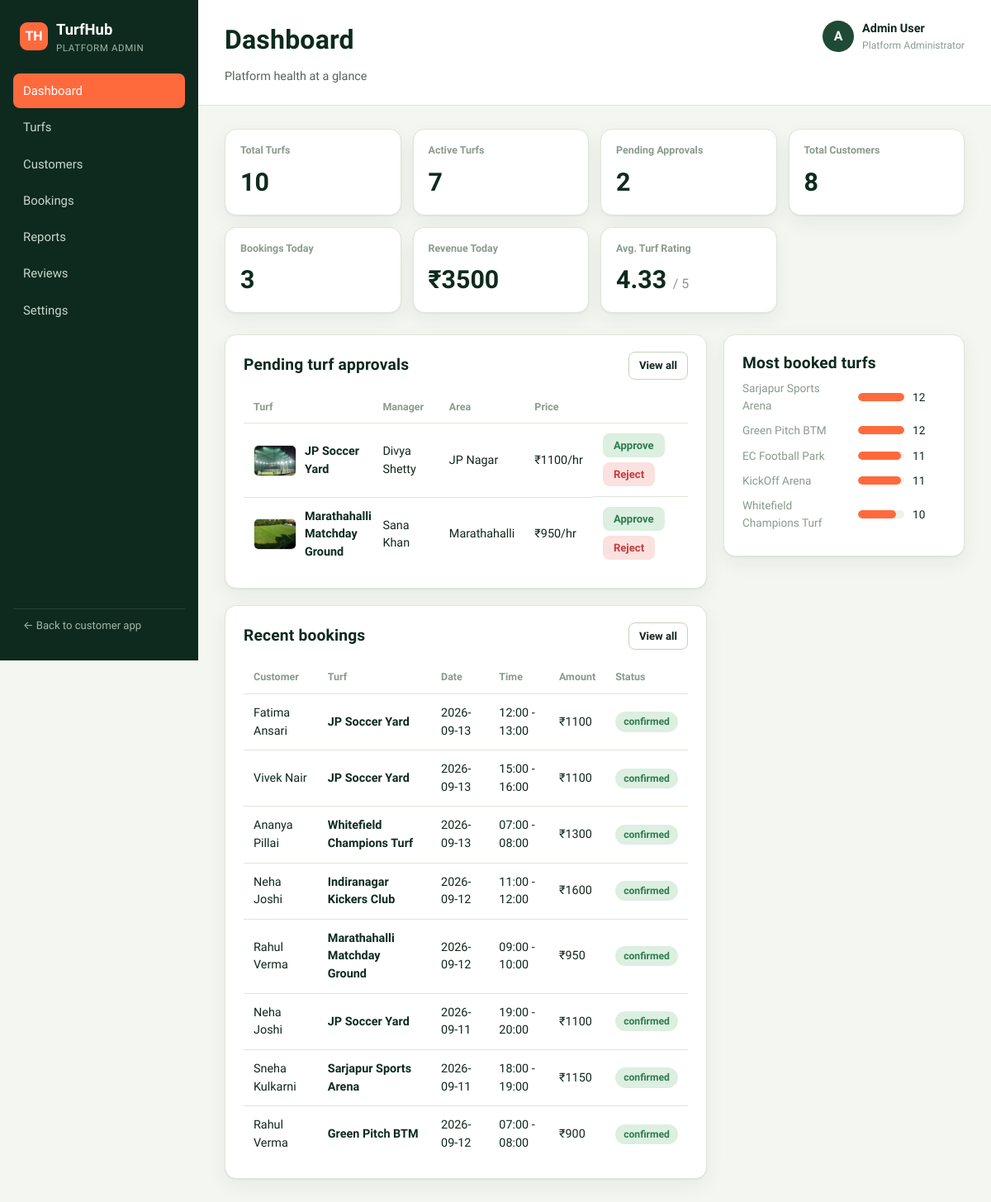
The app's page /admin/ with its own data.
### tables this page shows
CREATE TABLE turfs (
    id INTEGER PRIMARY KEY,
    name TEXT NOT NULL,
    area TEXT NOT NULL,
    address TEXT NOT NULL,
    manager_id INTEGER REFERENCES managers(id),
    price_per_hour INTEGER NOT NULL,
    turf_type TEXT NOT NULL,          -- 5-a-side / 6-a-side / 7-a-side / 11-a-side
    surface_type TEXT NOT NULL,       -- Artificial Turf / Hybrid Grass / Natural Grass
    description TEXT NOT NULL,
    facilities TEXT NOT NULL,         -- comma separated
    opening_time TEXT NOT NULL,
    closing_time TEXT NOT NULL,
    rating REAL NOT NULL,
    status TEXT NOT NULL DEFAULT 'pending',       -- active / pending / suspended
    verified INTEGER NOT NULL DEFAULT 0,
    image TEXT NOT NULL,
    phone TEXT NOT NULL,
    distance_km REAL NOT NULL,
    created_at TEXT NOT NULL
);

CREATE TABLE managers (
    id INTEGER PRIMARY KEY,
    name TEXT NOT NULL,
    email TEXT NOT NULL,
    phone TEXT NOT NULL
);

CREATE TABLE bookings (
    id INTEGER PRIMARY KEY,
    turf_id INTEGER REFERENCES turfs(id),
    customer_id INTEGER REFERENCES customers(id),
    booking_date TEXT NOT NULL,
    time_slot TEXT NOT NULL,
    players INTEGER NOT NULL,
    amount INTEGER NOT NULL,
    status TEXT NOT NULL DEFAULT 'confirmed',  -- confirmed / completed / cancelled
    created_at TEXT NOT NULL
);

CREATE TABLE customers (
    id INTEGER PRIMARY KEY,
    name TEXT NOT NULL,
    email TEXT NOT NULL,
    phone TEXT NOT NULL,
    joined_date TEXT NOT NULL
);

### blueprints/admin/routes.py (the view)
@admin_bp.route("/")
def dashboard():
    conn = get_db()
    stats = {
        "total_turfs": conn.execute("SELECT COUNT(*) n FROM turfs").fetchone()["n"],
        "active_turfs": conn.execute("SELECT COUNT(*) n FROM turfs WHERE status='active'").fetchone()["n"],
        "pending_turfs": conn.execute("SELECT COUNT(*) n FROM turfs WHERE status='pending'").fetchone()["n"],
        "total_customers": conn.execute("SELECT COUNT(*) n FROM customers").fetchone()["n"],
    }
    today_iso = date.today().isoformat()
    stats["bookings_today"] = conn.execute(
        "SELECT COUNT(*) n FROM bookings WHERE booking_date=? AND status!='cancelled'", (today_iso,)
    ).fetchone()["n"]
    stats["revenue_today"] = conn.execute(
        "SELECT COALESCE(SUM(amount),0) s FROM bookings WHERE booking_date=? AND status!='cancelled'",
        (today_iso,),
    ).fetchone()["s"]
    stats["avg_rating"] = conn.execute(
        "SELECT ROUND(AVG(rating),2) a FROM turfs WHERE status='active'"
    ).fetchone()["a"] or 0
    pending_turfs = conn.execute(
        """SELECT turfs.*, managers.name as manager_name FROM turfs
           JOIN managers ON managers.id = turfs.manager_id
           WHERE turfs.status='pending'"""
    ).fetchall()
    recent_bookings = conn.execute(
        """SELECT bookings.*, turfs.name as turf_name, customers.name as customer_name
           FROM bookings
           JOIN turfs ON turfs.id = bookings.turf_id
           JOIN customers ON customers.id = bookings.customer_id
           ORDER BY bookings.created_at DESC LIMIT 8"""
    ).fetchall()
    top_turfs = conn.execute(
        """SELECT turfs.name, turfs.area, COUNT(bookings.id) n
           FROM bookings JOIN turfs ON turfs.id=bookings.turf_id
           WHERE bookings.status!='cancelled'
           GROUP BY turfs.id ORDER BY n DESC LIMIT 5"""
    ).fetchall()
    conn.close()
    return render_template("admin/dashboard.html", stats=stats, pending_turfs=pending_turfs,
                            recent_bookings=recent_bookings, top_turfs=top_turfs)

### database.py (called while the page is built)
def get_db():
    conn = sqlite3.connect(DATABASE_PATH)
    conn.row_factory = sqlite3.Row
    conn.execute("PRAGMA foreign_keys = ON")
    return conn

### templates/admin/dashboard.html (shortened to what this page needs)
{% extends "base_admin.html" %}
{% block admin_title %}Dashboard{% endblock %}
{% block admin_subtitle %}Platform health at a glance{% endblock %}
{% block admin_content %}
<div class="stat-grid">
  <div class="stat-card"><div class="stat-label">Total Turfs</div><div class="stat-value">{{ stats.total_turfs }}</div></div>
  <div class="stat-card"><div class="stat-label">Active Turfs</div><div class="stat-value">{{ stats.active_turfs }}</div></div>
  <div class="stat-card"><div class="stat-label">Pending Approvals</div><div class="stat-value">{{ stats.pending_turfs }}</div></div>
  <div class="stat-card"><div class="stat-label">Total Customers</div><div class="stat-value">{{ stats.total_customers }}</div></div>
  <div class="stat-card"><div class="stat-label">Bookings Today</div><div class="stat-value">{{ stats.bookings_today }}</div></div>
  <div class="stat-card"><div class="stat-label">Revenue Today</div><div class="stat-value">₹{{ stats.revenue_today }}</div></div>
  <div class="stat-card"><div class="stat-label">Avg. Turf Rating</div><div class="stat-value">{{ stats.avg_rating }} <span class="unit">/ 5</span></div></div>
</div>
<div class="two-col">
  <div>
    <div class="panel">
      <div class="panel-head">
        <h3>Pending turf approvals</h3>
        <a class="btn btn-outline btn-sm" href="{{ url_for('admin.turfs', status='pending') }}">View all</a>
      </div>
      {% if pending_turfs %}
      <div class="table-wrap">
        <table class="data-table">
          <thead><tr><th>Turf</th><th>Manager</th><th>Area</th><th>Price</th><th></th></tr></thead>
          <tbody>
            {% for t in pending_turfs %}
            <tr>
              <td class="cell-name">
                <div class="cell-with-thumb">
                  <img class="table-thumb" src="{{ url_for('static', filename='images/' + (t.image or 'placeholder.jpg')) }}"
                       alt="{{ t.name }} turf photo"
                       onerror="this.onerror=null;this.src='{{ url_for('static', filename='images/placeholder.jpg') }}';">
                  {{ t.name }}
                </div>
              </td>
              <td>{{ t.manager_name }}</td>
              <td>{{ t.area }}</td>
              <td>₹{{ t.price_per_hour }}/hr</td>
              <td class="row-actions">
                <form method="post" action="{{ url_for('admin.turf_action', turf_id=t.id, action='approve') }}"><button class="btn btn-success btn-sm">Approve</button></form>
                <form method="post" action="{{ url_for('admin.turf_action', turf_id=t.id, action='reject') }}"><button class="btn btn-danger btn-sm">Reject</button></form>
              </td>
            </tr>
            {% endfor %}
          </tbody>
        </table>
      </div>
      {% else %}
      <p class="muted">No turfs waiting on approval right now.</p>
      {% endif %}
    </div>
    <div class="panel">
      <div class="panel-head"><h3>Recent bookings</h3>
        <a class="btn btn-outline btn-sm" href="{{ url_for('admin.bookings') }}">View all</a>
      </div>
      <div class="table-wrap">
        <table class="data-table">
          <thead><tr><th>Customer</th><th>Turf</th><th>Date</th><th>Time</th><th>Amount</th><th>Status</th></tr></thead>
          <tbody>
            {% for b in recent_bookings %}
            <tr>
              <td>{{ b.customer_name }}</td>
              <td class="cell-name">{{ b.turf_name }}</td>
              <td>{{ b.booking_date }}</td>
              <td>{{ b.time_slot }}</td>
              <td>₹{{ b.amount }}</td>
              <td><span class="badge badge-{{ b.status }}">{{ b.status }}</span></td>
            </tr>
            {% endfor %}
          </tbody>
        </table>
      </div>
    </div>
  </div>
  <div>
    <div class="panel">
      <h3>Most booked turfs</h3>
      {% for t in top_turfs %}
      <div class="hbar-row">
        <span class="cell-muted">{{ t.name }}</span>
        <div class="hbar-track"><div class="hbar-fill accent" style="width:{{ (t.n / (top_turfs[0].n or 1) * 100)|round }}%;"></div></div>
        <span>{{ t.n }}</span>
      </div>
      {% endfor %}
    </div>
  </div>
</div>
{% endblock %}

### static/css/style.css (style rules this page uses)
:root { --bg: #F4F7F1; --bg-alt: #FFFFFF; --pitch-900: #0E2A1F; --pitch-800: #163829; --pitch-700: #1F4A36; --pitch-600: #2C5F45; --line: #DEE6D9; --line-strong: #C6D1C0; --ink: #12261C; --ink-soft: #52655A; --ink-faint: #8A9A8E; --accent: #FF6A3D; --accent-dark: #E14F22; --accent-soft: #FFE4D8; --amber: #E39A1F; --amber-soft: #FCEDCB; --success: #2E7D4F; --success-soft: #DCEFE1; --danger: #C63C3C; --danger-soft: #FBE1DF; --radius-sm: 8px; --radius-md: 14px; --radius-lg: 20px; --shadow-card: 0 1px 2px rgba(14,42,31,0.06), 0 8px 24px rgba(14,42,31,0.06); --font-display: 'Barlow Condensed', 'Arial Narrow', sans-serif; --font-body: 'Work Sans', -apple-system, sans-serif; }
* { box-sizing: border-box; }
html, body { margin: 0; padding: 0; }
body { font-family: var(--font-body); background: var(--bg); color: var(--ink); line-height: 1.5; -webkit-font-smoothing: antialiased; }
h1, h2, h3, h4 { font-family: var(--font-display); color: var(--pitch-900); margin: 0 0 0.3em; font-weight: 600; letter-spacing: 0.2px; }
h3 { font-size: 1.2rem; }
a { color: inherit; text-decoration: none; }
img { max-width: 100%; display: block; }
.btn { display: inline-flex; align-items: center; justify-content: center; gap: 6px; padding: 10px 18px; border-radius: var(--radius-sm); font-family: var(--font-body); font-weight: 600; font-size: 0.92rem; border: 1px solid transparent; cursor: pointer; transition: transform .08s ease, background .15s ease; }
.btn-outline { background: transparent; border-color: var(--line-strong); color: var(--ink); }
.btn-danger { background: var(--danger-soft); color: var(--danger); }
.btn-success { background: var(--success-soft); color: var(--success); }
.btn-sm { padding: 6px 12px; font-size: 0.82rem; }
.badge { display: inline-flex; align-items: center; gap: 5px; padding: 3px 10px; border-radius: 999px; font-size: 0.76rem; font-weight: 600; }
.badge-active, .badge-confirmed, .badge-completed { background: var(--success-soft); color: var(--success); }
.stat-grid { display: grid; grid-template-columns: repeat(auto-fit, minmax(180px, 1fr)); gap: 14px; margin-bottom: 26px; }
.stat-card { background: var(--bg-alt); border: 1px solid var(--line); border-radius: var(--radius-md); padding: 16px 18px; box-shadow: var(--shadow-card); }
.stat-label { font-size: 0.78rem; color: var(--ink-faint); font-weight: 600; margin-bottom: 6px; }
.stat-value { font-family: var(--font-display); font-size: 1.9rem; color: var(--pitch-900); font-weight: 700; }
.stat-value .unit { font-size: 1rem; color: var(--ink-faint); font-family: var(--font-body); font-weight: 500; }
.panel { background: var(--bg-alt); border: 1px solid var(--line); border-radius: var(--radius-md); padding: 20px 22px; margin-bottom: 20px; box-shadow: var(--shadow-card); }
.panel-head { display: flex; align-items: center; justify-content: space-between; margin-bottom: 14px; }
.panel-head h3 { margin: 0; }
.two-col { display: grid; grid-template-columns: 2fr 1fr; gap: 20px; align-items: start; }
.table-wrap { overflow-x: auto; }
table.data-table { width: 100%; border-collapse: collapse; font-size: 0.9rem; }
.data-table th { text-align: left; padding: 10px 12px; color: var(--ink-faint); font-weight: 600; border-bottom: 1px solid var(--line); font-size: 0.78rem; }
.data-table td { padding: 12px; border-bottom: 1px solid var(--line); vertical-align: middle; }
.data-table tr:last-child td { border-bottom: none; }
.cell-name { font-weight: 600; color: var(--pitch-900); }
.cell-muted { color: var(--ink-faint); font-size: 0.85rem; }
.row-actions { display: flex; gap: 6px; flex-wrap: wrap; }
.table-thumb { width: 52px; height: 38px; object-fit: cover; border-radius: 6px; border: 1px solid var(--line); flex-shrink: 0; }
.cell-with-thumb { display: flex; align-items: center; gap: 10px; }
.hbar-row { display: grid; grid-template-columns: 130px 1fr 40px; align-items: center; gap: 10px; margin-bottom: 10px; font-size: 0.85rem; }
.hbar-track { background: #EDF1EA; border-radius: 6px; height: 10px; overflow: hidden; }
.hbar-fill { background: var(--pitch-700); height: 100%; border-radius: 6px; }
.hbar-row .hbar-fill.accent { background: var(--accent); }

### records on screen
turfs: image (picture), name "JP Soccer Yard", manager_name "Divya Shetty", area "JP Nagar", price_per_hour "1100"
turfs: image (picture), name "Marathahalli Matchday Ground", manager_name "Sana Khan", area "Marathahalli", price_per_hour "950"
bookings: customer_name "Fatima Ansari", turf_name "JP Soccer Yard", booking_date "2026-09-13", time_slot "12:00 - 13:00", amount "1100", status "confirmed"
bookings: customer_name "Vivek Nair", turf_name "JP Soccer Yard", booking_date "2026-09-13", time_slot "15:00 - 16:00", amount "1100", status "confirmed"
bookings: customer_name "Ananya Pillai", turf_name "Whitefield Champions Turf", booking_date "2026-09-13", time_slot "07:00 - 08:00", amount "1300", status "confirmed"
bookings: customer_name "Neha Joshi", turf_name "Indiranagar Kickers Club", booking_date "2026-09-12", time_slot "11:00 - 12:00", amount "1600", status "confirmed"
bookings: customer_name "Rahul Verma", turf_name "Marathahalli Matchday Ground", booking_date "2026-09-12", time_slot "09:00 - 10:00", amount "950", status "confirmed"
bookings: customer_name "Neha Joshi", turf_name "JP Soccer Yard", booking_date "2026-09-11", time_slot "19:00 - 20:00", amount "1100", status "confirmed"
bookings: customer_name "Sneha Kulkarni", turf_name "Sarjapur Sports Arena", booking_date "2026-09-11", time_slot "18:00 - 19:00", amount "1150", status "confirmed"
bookings: customer_name "Rahul Verma", turf_name "Green Pitch BTM", booking_date "2026-09-12", time_slot "07:00 - 08:00", amount "900", status "confirmed"
turfs: name "Sarjapur Sports Arena", {{ (t.n / (top_turfs[0].n or 1) * 100)|round }} 100.0 (drawn), n "12"
turfs: name "Green Pitch BTM", {{ (t.n / (top_turfs[0].n or 1) * 100)|round }} 100.0 (drawn), n "12"
turfs: name "EC Football Park", {{ (t.n / (top_turfs[0].n or 1) * 100)|round }} 92.0 (drawn), n "11"
turfs: name "KickOff Arena", {{ (t.n / (top_turfs[0].n or 1) * 100)|round }} 92.0 (drawn), n "11"
turfs: name "Whitefield Champions Turf", {{ (t.n / (top_turfs[0].n or 1) * 100)|round }} 83.0 (drawn), n "10"

### other values on screen
{{ stats.total_turfs }} "10"
{{ stats.active_turfs }} "7"
{{ stats.pending_turfs }} "2"
{{ stats.total_customers }} "8"
{{ stats.bookings_today }} "3"
{{ stats.revenue_today }} "3500"
{{ stats.avg_rating }} "4.33"
